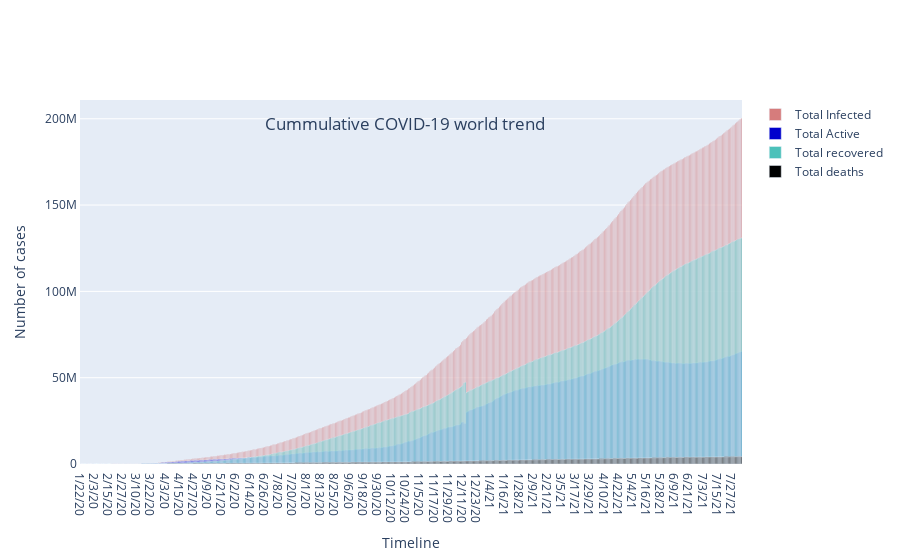

The cell this chart's notebook holds for it:
### Code cell
# Call Bar charts and assign to fig_t. Add traces to the same figure

fig_t = go.Figure(go.Bar(x=x, y=y, name='Total Infected', marker_color='indianred', opacity=.8))

fig_t.add_trace(go.Bar(x=x, y=y-z-w, name='Total Active', marker_color='mediumblue', opacity=1))
fig_t.add_trace(go.Bar(x=x, y=w, name='Total recovered', marker_color='lightseagreen', opacity=0.8))
fig_t.add_trace(go.Bar(x=x, y=z, name='Total deaths', marker_color='black', opacity=1))

# Here we define layout of the chart

fig_t.update_layout(barmode='overlay', xaxis={'categoryorder':'total ascending'},xaxis_type='category',
                  title={
        'text': 'Cummulative COVID-19 world trend',
        'y':0.79,
        'x':0.45,
        'xanchor': 'center',
        'yanchor': 'top'},)
fig_t.update_xaxes(title= 'Timeline' ,showline=True)
fig_t.update_yaxes(title= 'Number of cases', showline=True)
fig_t.show()

### Figure 1 — Plotly figure (JSON) as saved in the notebook; plotly's stock layout.template omitted (floating-point values rounded to 4 significant figures; data arrays with more than 128 entries replaced by an {"elided": "..."} marker saying what was removed)
{"data": [{"marker": {"color": "indianred"}, "name": "Total Infected", "opacity": 0.8, "type": "bar", "x": {"elided": "561 str values"}, "y": {"elided": "561 int values"}}, {"marker": {"color": "mediumblue"}, "name": "Total Active", "opacity": 1, "type": "bar", "x": {"elided": "561 str values"}, "y": {"elided": "561 int values"}}, {"marker": {"color": "lightseagreen"}, "name": "Total recovered", "opacity": 0.8, "type": "bar", "x": {"elided": "561 str values"}, "y": {"elided": "561 int values"}}, {"marker": {"color": "black"}, "name": "Total deaths", "opacity": 1, "type": "bar", "x": {"elided": "561 str values"}, "y": {"elided": "561 int values"}}], "layout": {"barmode": "overlay", "title": {"text": "Cummulative COVID-19 world trend", "x": 0.45, "xanchor": "center", "y": 0.79, "yanchor": "top"}, "xaxis": {"categoryorder": "total ascending", "showline": true, "title": {"text": "Timeline"}, "type": "category"}, "yaxis": {"showline": true, "title": {"text": "Number of cases"}}}}
